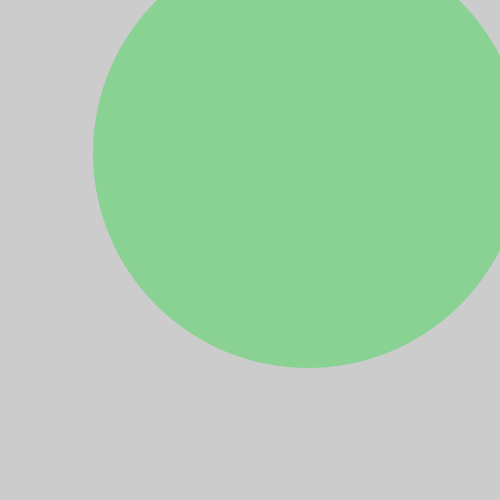
Frame 1 (no input)
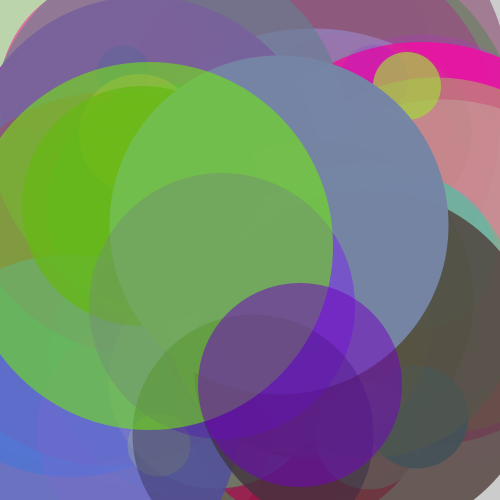
Frame 60 (the mouse pressed at the canvas centre just before this capture)
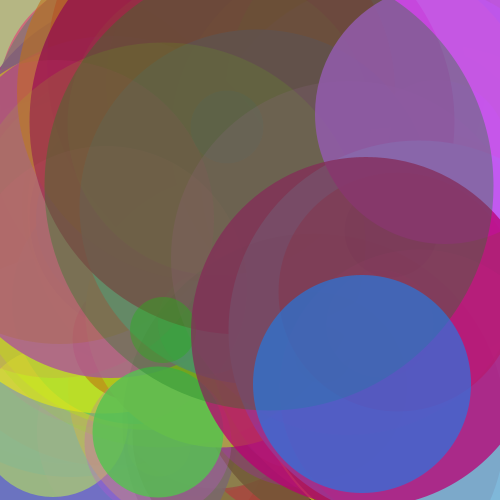
Frame 120 (the mouse held since frame 60 and released just before this capture)

The Processing sketch that drew these frames (run headless with seeded random() and noise(); from frame 60 on, the mouse is pressed at the canvas centre):

// Processing sketch: processing_74376
// ── processing_74376.pde

//Cole Pierce, CP1, mods 4-5
int x=0;
int y=0;
int a=0;
int b=0;
int c=0;
int d=0;
int e=0;
int f=0;
int g=0;
int k=0;
int j=0;
int l=0;
int m=0;
void setup()
{
  size(500, 500);
}
void draw()
{
  x=50;
  y=50;
  frameRate(15);

  while (x<51)
    
  {
    noStroke();
    if (d==1)
    {
      e=int(random(255));
      f=int(random(255));
      g=int(random(255));
      background(e, f, g);
    }
    if (d==2)
    {

      background(e, f, g);
    }
    fill(j, k, l, m);
    ellipse(x+a, y+b, 50+c, 50+c);
    x=x+a;
    a=int(random(400));
    b=int(random(400));
    c=int(random(400));
    j=int(random(255));
    k=int(random(255));
    l=int(random(255));
    m=int(random(255));
  }
}
void mouseClicked()
{

  d=1;
}
void keyPressed()
{
  d=2;
  e=int(random(255));
  f=int(random(255));
  g=int(random(255));
}
